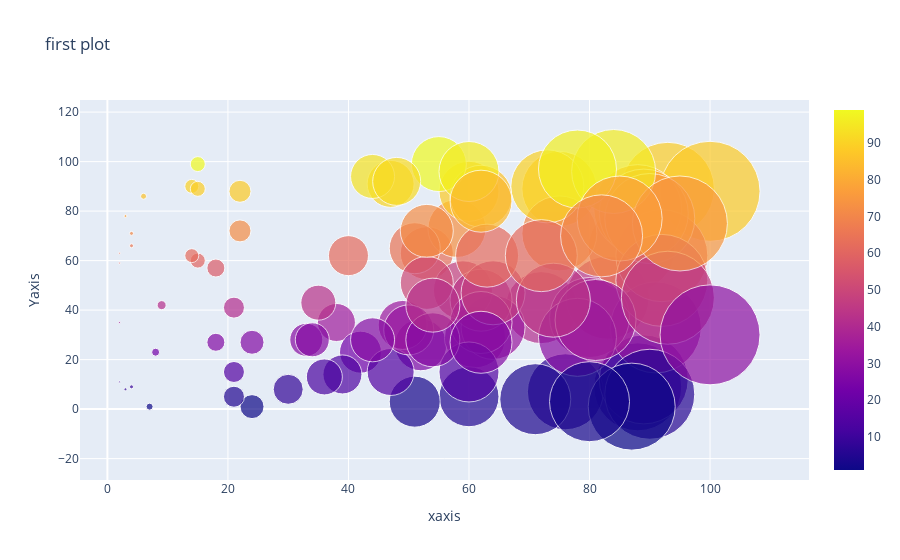

Notebook code for this chart:
### Markdown cell above
# Bubble

### Code cell
np.random.seed(42)
random_x = np.random.randint(1,101,100)
random_y = np.random.randint(1,101,100)
data = [go.Scatter(x=random_x,y=random_y,mode='markers',marker=dict(size=random_x,color=random_y,showscale=True))]
layout = go.Layout(title="first plot",xaxis={"title":"xaxis"},yaxis=dict(title="Yaxis"),hovermode='closest')
fig = go.Figure(data=data,layout=layout)
fig

### Figure 1 — Plotly figure (JSON) as saved in the notebook; plotly's stock layout.template omitted (floating-point values rounded to 4 significant figures)
{"data": [{"marker": {"color": [26, 89, 60, 41, 29, 15, 45, 65, 89, 71, 9, 88, 1, 8, 88, 63, 11, 81, 8, 35, 35, 33, 5, 41, 28, 7, 73, 72, 12, 34, 33, 48, 23, 62, 88, 37, 99, 44, 86, 91, 35, 65, 99, 47, 78, 3, 1, 5, 90, 14, 27, 9, 79, 15, 90, 42, 77, 51, 63, 96, 52, 96, 4, 94, 23, 15, 43, 29, 36, 13, 32, 71, 59, 86, 28, 66, 42, 45, 62, 57, 6, 28, 28, 44, 84, 30, 62, 75, 92, 89, 62, 97, 1, 27, 62, 77, 3, 70, 72, 27], "showscale": true, "size": [52, 93, 15, 72, 61, 21, 83, 87, 75, 75, 88, 100, 24, 3, 22, 53, 2, 88, 30, 38, 2, 64, 60, 21, 33, 76, 58, 22, 89, 49, 91, 59, 42, 92, 60, 80, 15, 62, 62, 47, 62, 51, 55, 64, 3, 51, 7, 21, 73, 39, 18, 4, 89, 60, 14, 9, 90, 53, 2, 84, 92, 60, 71, 44, 8, 47, 35, 78, 81, 36, 50, 4, 2, 6, 54, 4, 54, 93, 63, 18, 90, 44, 34, 74, 62, 100, 14, 95, 48, 15, 72, 78, 87, 62, 40, 85, 80, 82, 53, 24]}, "mode": "markers", "type": "scatter", "x": [52, 93, 15, 72, 61, 21, 83, 87, 75, 75, 88, 100, 24, 3, 22, 53, 2, 88, 30, 38, 2, 64, 60, 21, 33, 76, 58, 22, 89, 49, 91, 59, 42, 92, 60, 80, 15, 62, 62, 47, 62, 51, 55, 64, 3, 51, 7, 21, 73, 39, 18, 4, 89, 60, 14, 9, 90, 53, 2, 84, 92, 60, 71, 44, 8, 47, 35, 78, 81, 36, 50, 4, 2, 6, 54, 4, 54, 93, 63, 18, 90, 44, 34, 74, 62, 100, 14, 95, 48, 15, 72, 78, 87, 62, 40, 85, 80, 82, 53, 24], "y": [26, 89, 60, 41, 29, 15, 45, 65, 89, 71, 9, 88, 1, 8, 88, 63, 11, 81, 8, 35, 35, 33, 5, 41, 28, 7, 73, 72, 12, 34, 33, 48, 23, 62, 88, 37, 99, 44, 86, 91, 35, 65, 99, 47, 78, 3, 1, 5, 90, 14, 27, 9, 79, 15, 90, 42, 77, 51, 63, 96, 52, 96, 4, 94, 23, 15, 43, 29, 36, 13, 32, 71, 59, 86, 28, 66, 42, 45, 62, 57, 6, 28, 28, 44, 84, 30, 62, 75, 92, 89, 62, 97, 1, 27, 62, 77, 3, 70, 72, 27]}], "layout": {"hovermode": "closest", "title": {"text": "first plot"}, "xaxis": {"title": {"text": "xaxis"}}, "yaxis": {"title": {"text": "Yaxis"}}}}
